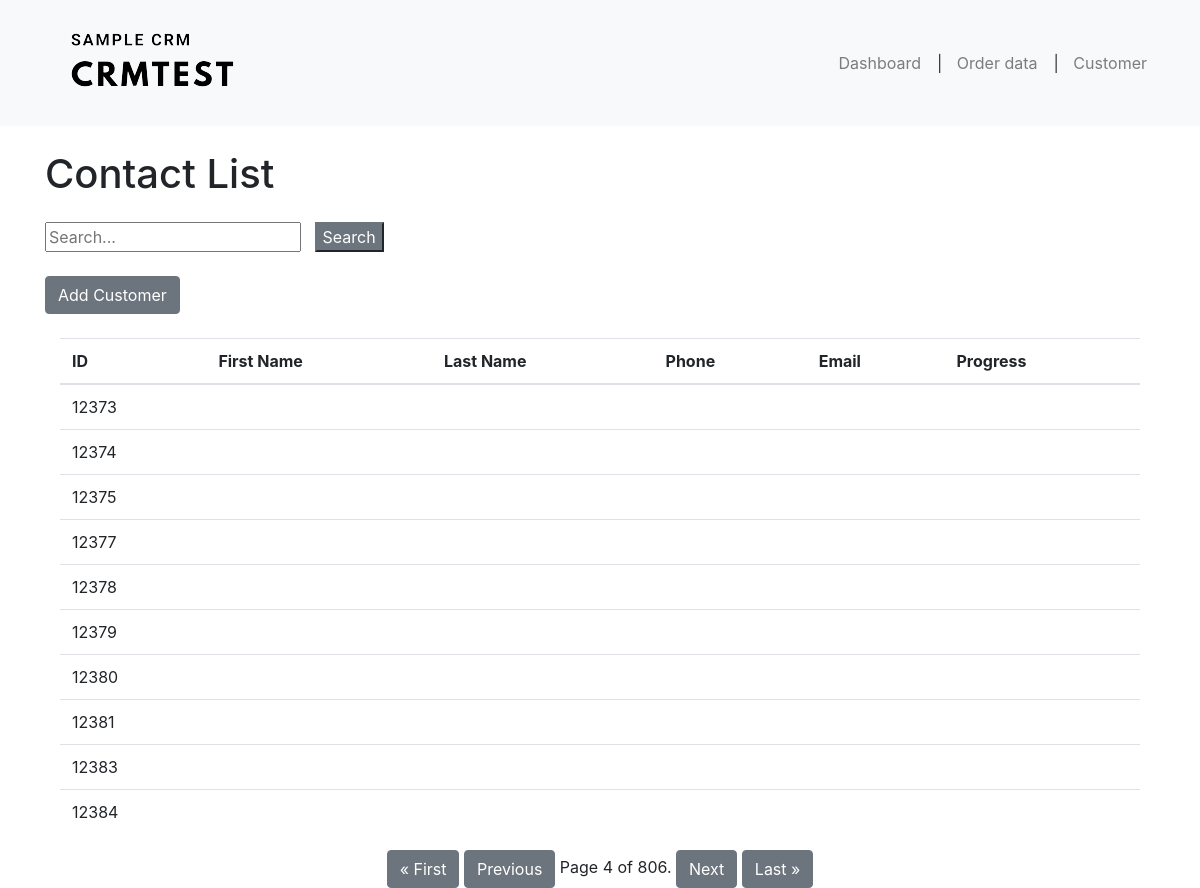
/contacts/?page=4, run on the app's committed database.
### crmapplication/models.py (models this page shows, shortened)
class Customer(models.Model):
    customer_id = models.AutoField(primary_key=True)
    first_name = models.CharField(max_length = 255,blank=True)
    last_name = models.CharField(max_length = 255, blank=True)
    email = models.EmailField( blank=True)
    phone = models.CharField(max_length=20,blank = True)
    progress = models.CharField(max_length = 255,blank=True)
    address = models.TextField(blank = True)

### crmapplication/views.py (the view)
# urls.py: path('contacts/', views.contact_list, name='contact_list'),
def contact_list(request):
    contacts = Customer.objects.all()
    paginator = Paginator(contacts, 10)  # Show 10 contacts per page
    page = request.GET.get('page')
    contacts = paginator.get_page(page)
    return render(request, 'crm/contact_list.html', {'contacts': contacts})

### crmapplication/templates/crm/contact_list.html (shortened to what this page needs)
{% extends 'base.html' %}
{% load static %}
{% block content %}
<div class="container mt-4">
    <div class="row">
        <h1>Contact List</h1><br/>
    </div>
    <div class="row mt-3">
        <input type="text" id="search-bar" placeholder="Search...">&nbsp&nbsp&nbsp
        <button id="search-button" class="sbtn btn-secondary">Search</button>
    </div>
</div>
<div class="container mt-4">
    <div class="row mt-3">
        <a href="{% url 'customer_detail' %}" class="btn btn-secondary">Add Customer</a>
    </div>
	<br/>
    <table class="table table-hover">
        <thead>
            <tr>
                <th>ID</th>
                <th>First Name</th>
                <th>Last Name</th>
                <th>Phone</th>
                <th>Email</th>
                <th>Progress</th>
            </tr>
        </thead>
        <tbody>
            {% for contact in contacts %}
                <tr class="customer-row" data-customerid="{{ contact.customer_id }}">
                    <td>{{ contact.customer_id }}</td>
                    <td>{{ contact.first_name }}</td>
                    <td>{{ contact.last_name }}</td>
                    <td>{{ contact.phone }}</td>
                    <td>{{ contact.email }}</td>
                    <td>{{ contact.progress }}</td>
                </tr>
            {% endfor %}
        </tbody>
    </table>
    <div class="pagination justify-content-center">
        <span class="step-links">
            {% if contacts.has_previous %}
                <a href="?page=1" class="btn btn-secondary">&laquo; First</a>
                <a href="?page={{ contacts.previous_page_number }}" class="btn btn-secondary">Previous</a>
            {% endif %}
            <span class="current-page">
                Page {{ contacts.number }} of {{ contacts.paginator.num_pages }}.
            </span>
            {% if contacts.has_next %}
                <a href="?page={{ contacts.next_page_number }}" class="btn btn-secondary">Next</a>
                <a href="?page={{ contacts.paginator.num_pages }}" class="btn btn-secondary">Last &raquo;</a>
            {% endif %}
        </span>
    </div>
</div>
{% endblock %}

### data on the page
Customer: customer_id "12373"
Customer: customer_id "12374"
Customer: customer_id "12375"
Customer: customer_id "12377"
Customer: customer_id "12378"
Customer: customer_id "12379"
Customer: customer_id "12380"
Customer: customer_id "12381"
Customer: customer_id "12383"
Customer: customer_id "12384"

### other printed values
{{ contacts.number }} "4"
{{ contacts.paginator.num_pages }} "806"
